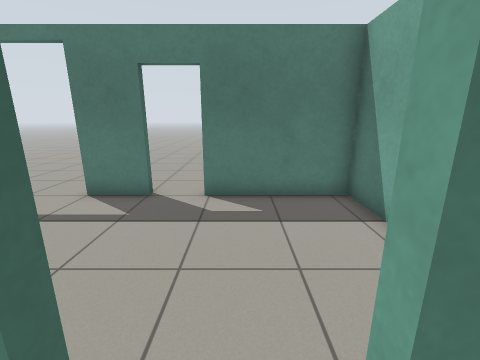
View 1 (above)

17 first-person views from a walk through a world built for the Gazebo simulator. The camera is 1.2 m above the floor, tilts 14° down and sees 90° across. The floor is counted in squares, 0.5 m on a side. Each view is taken from the middle of a square. On the plan, view 1 faces up. The plan holds only what a view shows up to about 16 squares ahead; the rest is blank.

View 2
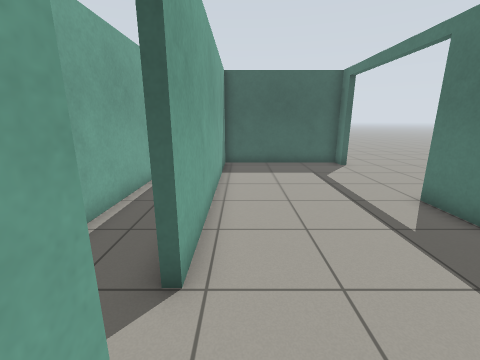

View 3
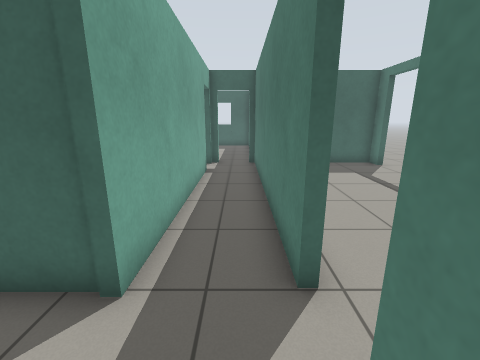

View 4
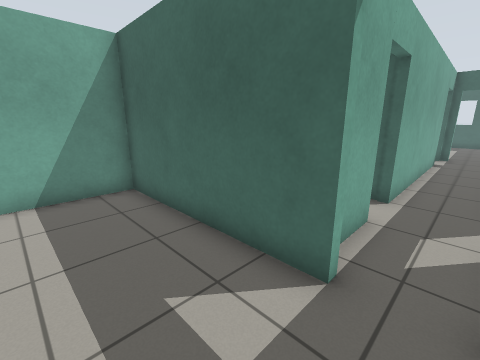

View 5
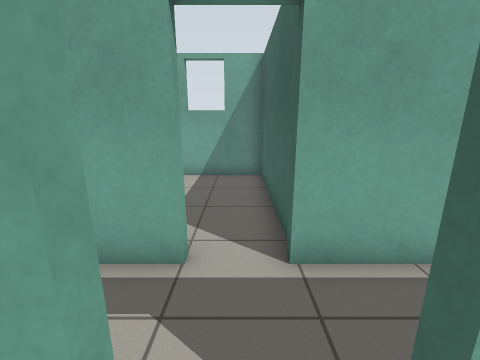

View 6
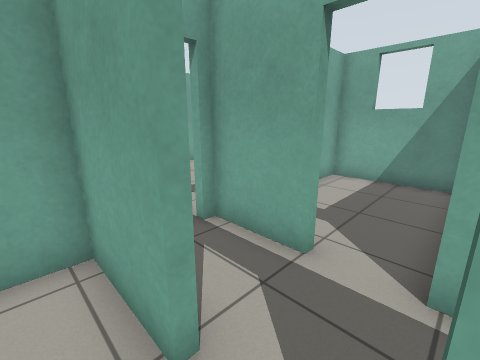

View 7
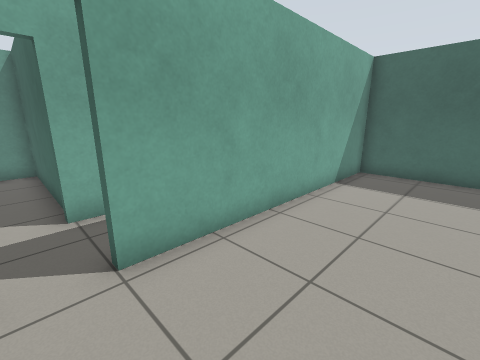

View 8
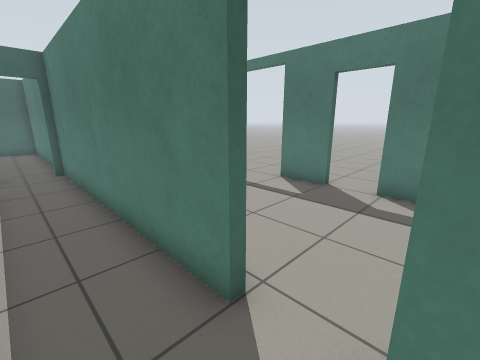

View 9
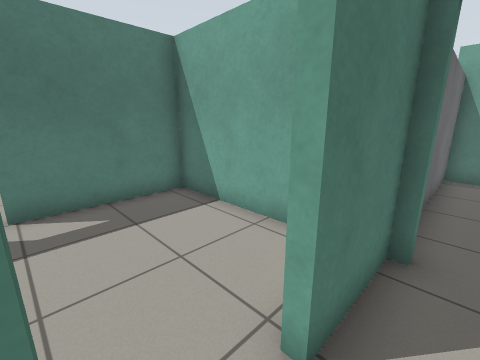

View 10
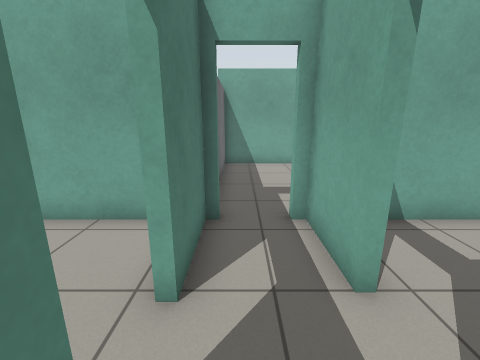

View 11
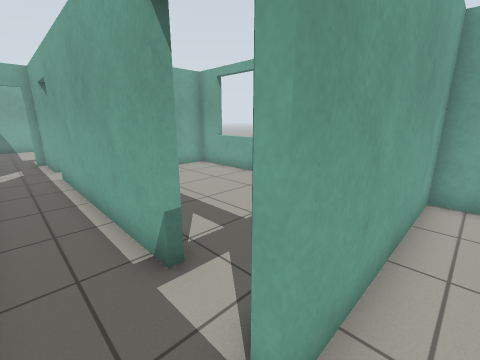

View 12
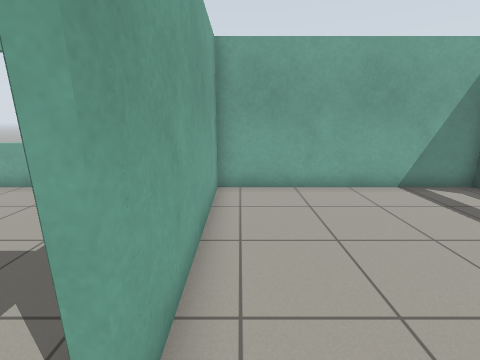

View 13
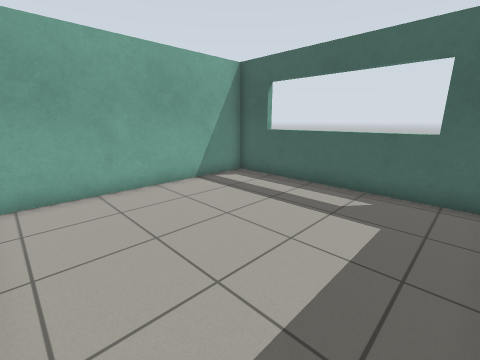

View 14
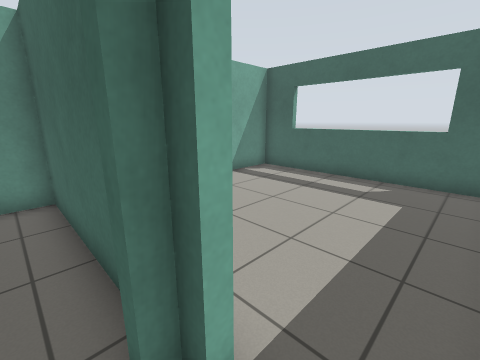

View 15
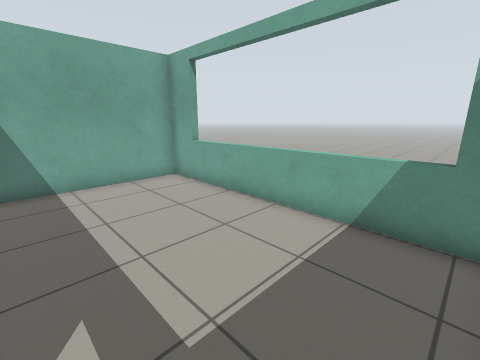

View 16
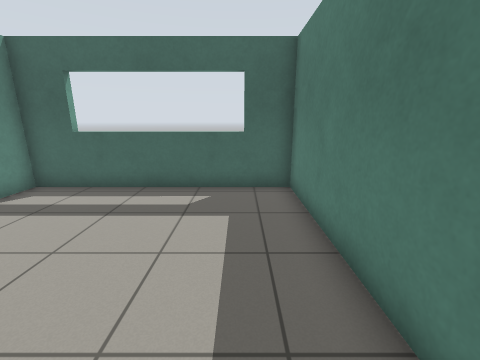

View 17
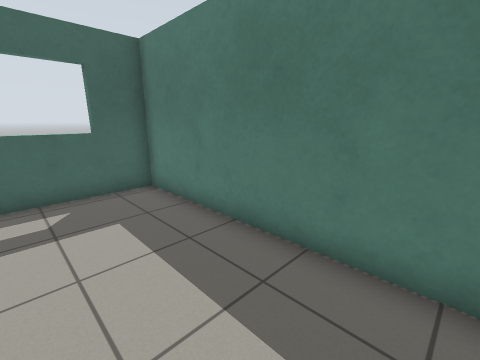

### Floor plan
Ten units are one square. View 1 is at (0, 0); x grows to the right and y downward. Boxes are objects, and circles mark ways between rooms. Rooms are numbered by the first view taken in them; rooms with no view inside come last. Other rooms are left out.
<svg viewBox="-221 -95 342 185">
<path fill="none" stroke="#000" d="M-10 -9 -119 -9M9 16 36 16 36 12M-98 16 -8 16M36 -9 8 -9M-119 12 -119 16M-29 -75 -51 -75M8 -12 36 -12 36 -75 -12 -75M-110 -75 -119 -75 -119 -12 -10 -12M38 13 38 85 73 85M116 30 116 -9M-126 -9 -216 -9 -216 85 -122 85 -122 12M-119 33 -119 85 -13 85 -13 28M-10 19 -10 85 36 85 36 36"/>
<rect x="65" y="-15" width="50" height="10" fill="#bbb"><title>door leaf</title></rect>
<circle cx="-5" cy="-10" r="3" fill="#2a7"/>
<circle cx="40" cy="5" r="3" fill="#2a7"/>
<circle cx="-120" cy="5" r="3" fill="#2a7"/>
<circle cx="-105" cy="20" r="3" fill="#2a7"/>
<circle cx="5" cy="20" r="3" fill="#2a7"/>
<circle cx="-25" cy="-80" r="3" fill="#2a7"/>
<circle cx="-80" cy="-80" r="3" fill="#2a7"/>
<text x="-40" y="0">1</text>
<text x="-40" y="-50">2</text>
<text x="70" y="-20">3</text>
<text x="-170" y="40">4</text>
<text x="-70" y="50">5</text>
<text x="10" y="50">6</text>
</svg>
Room 1 opens to room 2. Room 1 opens to room 3. Room 1 opens to room 4. Room 1 opens to room 5. Room 1 opens to room 6. Room 2 opens to room 3.

Where each view was taken, in squares from view 1:
view 1: 0 up, 0 right, facing up
view 2: 2 up, 2 right, facing left
view 3: 0 up, 2 right, facing left
view 4: 0 up, 7 right, facing down-left
view 5: 2 up, 0 right, facing down
view 6: 2 up, 1 left, facing down-right
view 7: 5 up, 0 right, facing down-left
view 8: 1 down, 1 right, facing up-left
view 9: 0 up, 1 left, facing up-right
view 10: 0 up, 2 left, facing right
view 11: 0 up, 13 left, facing down-right
view 12: 0 up, 13 left, facing down
view 13: 0 up, 13 left, facing down-left
view 14: 0 up, 11 left, facing down-left
view 15: 3 down, 11 left, facing down-right
view 16: 1 down, 13 left, facing left
view 17: 3 down, 13 left, facing up-left
